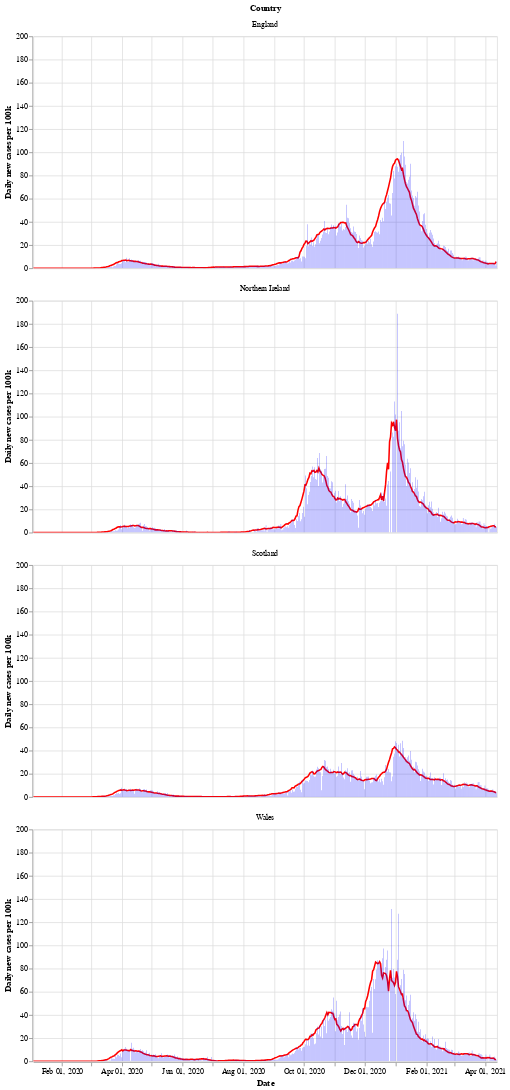

Here is the notebook cell this chart was saved with:
### Markdown cell above
Next is a bar chart of the number of new cases in each country (per 100k population), with the 7 day moving average of cases. Again we see that Wales saw a longer period of raising and falling cases compared to the other countries.

After a period of cases falling, each nation is now seeing a rise in the number of cases - especially in Wales.

### Code cell
# collapse
bars = alt.Chart(uk_cases).mark_bar().encode(
    x=alt.X("yearmonthdate(date):T", axis=alt.Axis(title='Date')),
    y=alt.Y("newCasesRate:Q", axis=alt.Axis(title='Daily new cases per 100k')),
    tooltip='newCasesRate',
    color=alt.condition(
        alt.datum.dailyChange > 0,
        alt.value("orange"),  # The positive color
        alt.value("blue")  # The negative color
    )
).properties(title='New cases per 100k population with rolling 7 day average', width=600).interactive()
line = alt.Chart(uk_cases).mark_line(
    color='red',
    size=2,
).transform_window(
    rolling_mean='mean(newCasesRate)',
    frame=[0, 7],
    groupby=['areaName']
).encode(
    x='yearmonthdate(date):T',
    y='rolling_mean:Q'
)
alt.layer(line, bars, data=uk_cases).facet(alt.Row('areaName', title='Country'), columns=1)

### Figure 1 — Vega-Lite specification as saved in the notebook (floating-point values rounded to 4 significant figures; data arrays with more than 128 entries replaced by an {"elided": "..."} marker saying what was removed)
{"config": {"view": {"continuousWidth": 400, "continuousHeight": 300}}, "data": {"name": "data-4ffbdfc6618aba553ba648dac562a2a4"}, "facet": {"type": "nominal", "field": "areaName", "title": "Country"}, "spec": {"layer": [{"mark": {"type": "line", "color": "red", "size": 2}, "encoding": {"x": {"type": "temporal", "field": "date", "timeUnit": "yearmonthdate"}, "y": {"type": "quantitative", "field": "rolling_mean"}}, "transform": [{"window": [{"op": "mean", "field": "newCasesRate", "as": "rolling_mean"}], "frame": [0, 7], "groupby": ["areaName"]}]}, {"mark": "bar", "encoding": {"color": {"condition": {"value": "orange", "test": "(datum.dailyChange > 0)"}, "value": "blue"}, "tooltip": {"type": "quantitative", "field": "newCasesRate"}, "x": {"type": "temporal", "axis": {"title": "Date"}, "field": "date", "timeUnit": "yearmonthdate"}, "y": {"type": "quantitative", "axis": {"title": "Daily new cases per 100k"}, "field": "newCasesRate"}}, "selection": {"selector002": {"type": "interval", "bind": "scales", "encodings": ["x", "y"]}}, "title": "New cases per 100k population with rolling 7 day average", "width": 600}]}, "columns": 1, "$schema": "https://vega.github.io/schema/vega-lite/v4.8.1.json", "datasets": {"data-4ffbdfc6618aba553ba648dac562a2a4": {"elided": "1864 records"}}}
